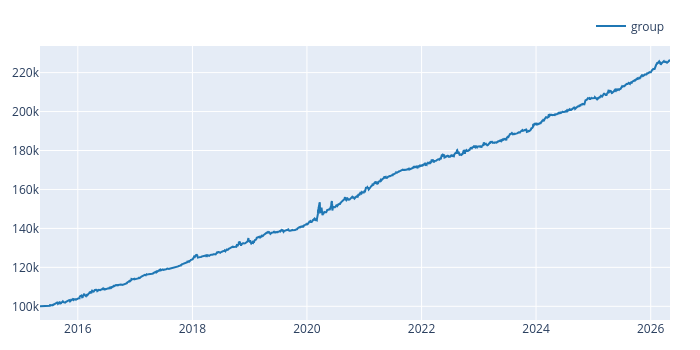

Notebook code for this chart:
### Markdown cell above
### Plotting the Equity curve

### Code cell
equity = backtest_1.value(group_by=True)
equity.vbt.plot().show()

### Figure 1 — Plotly figure (JSON) as saved in the notebook; plotly's stock layout.template omitted (floating-point values rounded to 4 significant figures; data arrays with more than 128 entries replaced by an {"elided": "..."} marker saying what was removed)
{"data": [{"name": "group", "showlegend": true, "type": "scatter", "uid": "afe3b82c-d673-4cca-8386-9272d7d4299f", "x": {"elided": "2766 str values"}, "y": {"elided": "2766 float values"}}], "layout": {"height": 350, "legend": {"orientation": "h", "traceorder": "normal", "x": 1, "xanchor": "right", "y": 1.02, "yanchor": "bottom"}, "margin": {"b": 30, "l": 30, "r": 30, "t": 30}, "width": 700}}
